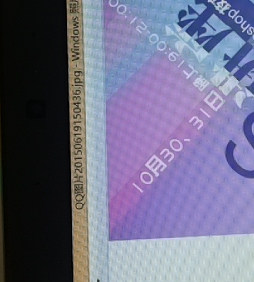
//> input picture vision/answer.jpg, 254 x 282 px; the run also reads 1 picture not shown here
$ ./lehuo   (built with g++ and OpenCV 4)
//> lines starting //> are read from the running program, lines starting //| are printed output that depends on the picture
#include <opencv2/highgui/highgui.hpp>
#include <opencv2/imgproc/imgproc.hpp>
#include "opencv2/imgproc/imgproc_c.h"
#include <iostream>
#include <cstdlib>
using namespace std;
using namespace cv;
IplImage* image[4];   //无座图片
const int N = 1;  //检测数目
int rect[ N+1][ 3];    //锚点
//prama
int t = 10;  //阈值  ml
const double Per = 1.0/2.0;

IplImage *dst_ipl;
CvSize dst_cvsize;
void initrect()
{
	rect[1][1] = 0;rect[1][2] = 0; //rect[i][1] rect[i][2]
}

void initimg()
{
	IplImage* frame = cvLoadImage("answer.jpg");
//> frame is the input picture: 282 rows x 254 cols, CV_8UC3; mean B, G, R 134.5, 107.7, 109.1
	image[1] = cvCreateImage( dst_cvsize, frame->depth,frame->nChannels);
	cvResize( frame, image[1],CV_INTER_CUBIC);
}

IplImage* work( IplImage* frame)
{
	for(int l = 1;l<=N;l++)
	{
		int width = image[l]->width;
		int height  = image[l]->height;
		int widthStep = image[l]->widthStep;
		int fwidth = frame->width;
		int fheight  = frame->height;
		int fwidthStep = frame->widthStep;
		int count = 0;
		for(int i = 0; i < height; i++ )
		{
			uchar *pchar = (uchar*)image[l]->imageData+i*widthStep;    //step
			uchar *pchar2 = (uchar*)frame->imageData+(i+rect[l][1])*fwidthStep;
			for(int j = 0; j < width; j++ )
			{
				uchar* temp = pchar + j*(image[l]->nChannels);
				uchar* temp2 = pchar2 + (j+rect[l][2])*(frame->nChannels);
				if( abs(temp[0]-temp2[0])<t||abs(temp[1]-temp2[1])<t||abs(temp[2]-temp2[2])<t)   //发现改变
				{
					temp2[0] = 0;
					temp2[1] = 0;
					temp2[2] = 0;

					count++;
					double T = (double)count/(width*height);
					if( T>Per)  //比例超过1/2
					{
						cvRectangle( frame,cvPoint(rect[l][2],rect[l][1]),cvPoint(rect[l][2]+width,rect[l][1] + height),cvScalar(0,0,255),2);
						cout<<1<<endl;
						return frame;
					}
				}
			}
		}
		//cvLine(frame,cvPoint(0,0),cvPoint(200,200),cvScalar(255,0,0), 2);
	}
	cout<<0<<endl;
	return frame;
}
int main( int argc, char** argv)
{
	//cvNamedWindow( "TH", CV_WINDOW_AUTOSIZE);
	initrect();
	dst_cvsize.width = 300;
	dst_cvsize.height = 300;
	initimg();

	IplImage* frame;
	frame = cvLoadImage("test.jpg");
	dst_ipl = cvCreateImage( dst_cvsize, frame->depth,frame->nChannels);
	cvResize( frame, dst_ipl, CV_INTER_CUBIC);
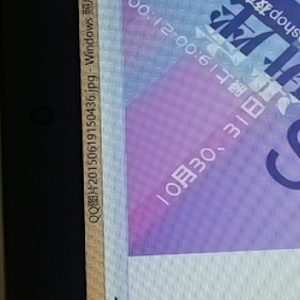
//> dst_ipl: 300 rows x 300 cols, CV_8UC3; mean B, G, R 134.5, 107.6, 109.1
	frame = work( dst_ipl);  //change frame
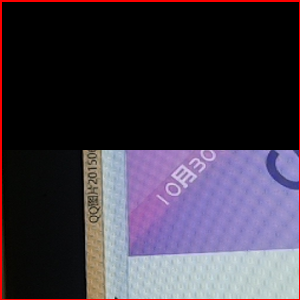
//> frame: 300 rows x 300 cols, CV_8UC3; mean B, G, R 67.6, 54.8, 62.2
//	cvShowImage("TH",frame);  //display frame
	cvSaveImage("result.jpg",frame);
	// [14 lines of commented-out code are left out]

	return 0;
}
